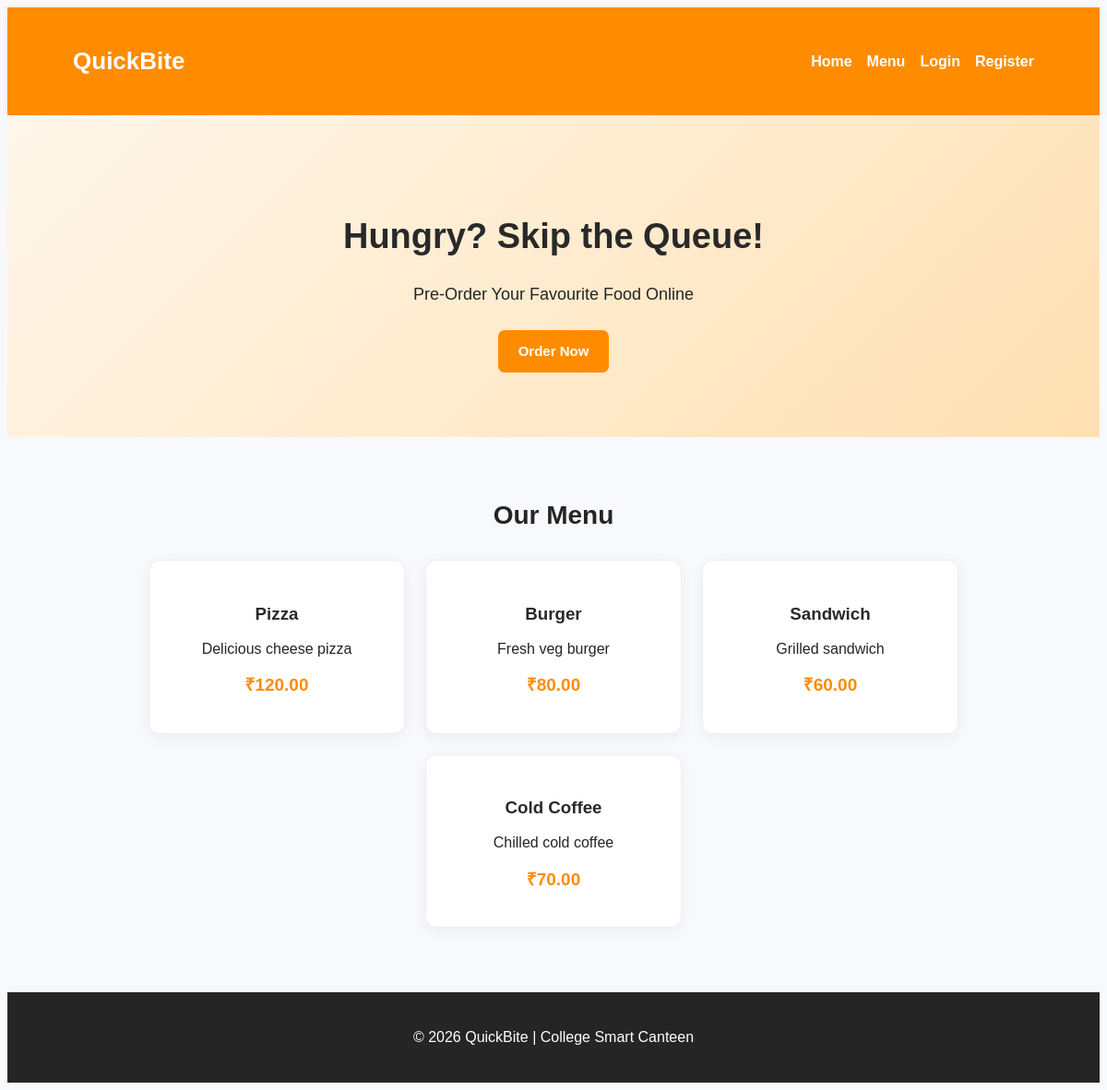
The page / on the database its author committed.
### tables this page shows
CREATE TABLE IF NOT EXISTS food (
    id INT AUTO_INCREMENT PRIMARY KEY,
    name VARCHAR(100) NOT NULL,
    description VARCHAR(255),
    price DECIMAL(10,2) NOT NULL,
    image VARCHAR(255),
    category VARCHAR(50),
    available TINYINT(1) DEFAULT 1
);

### index.php (the view, shortened to what this page needs)
<?php
require_once __DIR__ . "/includes/db.php";
$sql = "SELECT * FROM food WHERE available = 1";
$result = $conn->query($sql);
?>
<!DOCTYPE html>
<html lang="en">
<head>
    <link rel="stylesheet" href="css/style.css">
</head>
<body>
<header>
    <h2>QuickBite</h2>
    <nav>
        <a href="index.php">Home</a>
        <a href="students/menu.php">Menu</a>
        <a href="students/login.php">Login</a>
        <a href="students/register.php">Register</a>
    </nav>
</header>
<section class="hero">
    <h1>Hungry? Skip the Queue!</h1>
    <p>Pre-Order Your Favourite Food Online</p>
    <a class="btn" href="students/menu.php">Order Now</a>
</section>
<section class="menu">
    <h2>Our Menu</h2>
    <div class="food-container">
        <?php if ($result && $result->num_rows > 0): ?>
            <?php while ($food = $result->fetch_assoc()): ?>
                <div class="food-card">
                    <h3><?= htmlspecialchars($food['name']) ?></h3>
                    <p>
                        <?= htmlspecialchars($food['description'] ?? '') ?>
                    </p>
                    <h4>
                        ₹<?= number_format((float)$food['price'], 2) ?>
                    </h4>
                </div>
            <?php endwhile; ?>
        <?php else: ?>
            <p>No food items available.</p>
        <?php endif; ?>
    </div>
</section>
<footer>
    <p>© 2026 QuickBite | College Smart Canteen</p>
</footer>
</body>
</html>

### css/style.css (style rules this page uses)
body { font-family: Arial, Helvetica, sans-serif; background: #f8f9fc; color: #252525; line-height: 1.6; }
header { background: #FF8C00; color: white; padding: 16px 6%; display: flex; justify-content: space-between; align-items: center; flex-wrap: wrap; gap: 12px; box-shadow: 0 3px 10px #00000012; }
header h2 { font-size: 26px; }
nav { display: flex; flex-wrap: wrap; gap: 16px; }
nav a { color: white; text-decoration: none; font-weight: bold; }
.hero { background: linear-gradient(135deg, #fff7eb, #ffe0b2); text-align: center; padding: 70px 20px; }
.hero h1 { font-size: 38px; margin-bottom: 12px; color: #292929; }
.hero p { font-size: 18px; margin-bottom: 24px; }
.btn { display: inline-block; background: #FF8C00; color: white; padding: 11px 22px; border: none; border-radius: 7px; text-decoration: none; font-size: 15px; font-weight: bold; cursor: pointer; transition: 0.2s; }
.menu { padding: 40px 6%; text-align: center; }
.menu h2 { margin-bottom: 25px; font-size: 28px; }
.food-container { display: flex; justify-content: center; align-items: stretch; flex-wrap: wrap; gap: 22px; }
.food-card { background: white; width: 240px; padding: 24px 18px; border-radius: 12px; box-shadow: 0 4px 15px #0000000d; border: 1px solid #eeeeee; transition: 0.2s; }
.food-card h3 { margin-bottom: 10px; color: #292929; }
.food-card p { margin: 8px 0; overflow-wrap: anywhere; }
.food-card h4 { color: #FF8C00; margin: 12px 0; font-size: 19px; }
footer { background: #252525; color: white; text-align: center; padding: 20px; margin-top: 30px; }

### rows shown on the page
food: name "Pizza", description "Delicious cheese pizza", price "120.00"
food: name "Burger", description "Fresh veg burger", price "80.00"
food: name "Sandwich", description "Grilled sandwich", price "60.00"
food: name "Cold Coffee", description "Chilled cold coffee", price "70.00"
